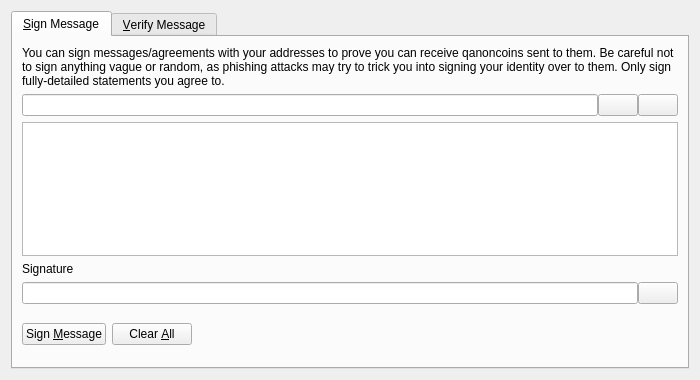
<?xml version="1.0" encoding="UTF-8"?>
<ui version="4.0">
 <class>SignVerifyMessageDialog</class>
 <widget class="QDialog" name="SignVerifyMessageDialog">
  <property name="geometry">
   <rect>
    <x>0</x>
    <y>0</y>
    <width>700</width>
    <height>380</height>
   </rect>
  </property>
  <property name="windowTitle">
   <string>Signatures - Sign / Verify a Message</string>
  </property>
  <property name="modal">
   <bool>true</bool>
  </property>
  <layout class="QVBoxLayout" name="verticalLayout">
   <item>
    <widget class="QTabWidget" name="tabWidget">
     <property name="currentIndex">
      <number>0</number>
     </property>
     <widget class="QWidget" name="tabSignMessage">
      <attribute name="title">
       <string>&amp;Sign Message</string>
      </attribute>
      <layout class="QVBoxLayout" name="verticalLayout_SM">
       <item>
        <widget class="QLabel" name="infoLabel_SM">
         <property name="text">
          <string>You can sign messages/agreements with your addresses to prove you can receive qanoncoins sent to them. Be careful not to sign anything vague or random, as phishing attacks may try to trick you into signing your identity over to them. Only sign fully-detailed statements you agree to.</string>
         </property>
         <property name="textFormat">
          <enum>Qt::PlainText</enum>
         </property>
         <property name="wordWrap">
          <bool>true</bool>
         </property>
        </widget>
       </item>
       <item>
        <layout class="QHBoxLayout" name="horizontalLayout_1_SM">
         <property name="spacing">
          <number>0</number>
         </property>
         <item>
          <widget class="QValidatedLineEdit" name="addressIn_SM">
           <property name="toolTip">
            <string>The QAnoncoin address to sign the message with</string>
           </property>
          </widget>
         </item>
         <item>
          <widget class="QPushButton" name="addressBookButton_SM">
           <property name="toolTip">
            <string>Choose previously used address</string>
           </property>
           <property name="text">
            <string/>
           </property>
           <property name="icon">
            <iconset resource="../bitcoin.qrc">
             <normaloff>:/icons/address-book</normaloff>:/icons/address-book</iconset>
           </property>
           <property name="shortcut">
            <string>Alt+A</string>
           </property>
           <property name="autoDefault">
            <bool>false</bool>
           </property>
          </widget>
         </item>
         <item>
          <widget class="QPushButton" name="pasteButton_SM">
           <property name="toolTip">
            <string>Paste address from clipboard</string>
           </property>
           <property name="text">
            <string/>
           </property>
           <property name="icon">
            <iconset resource="../bitcoin.qrc">
             <normaloff>:/icons/editpaste</normaloff>:/icons/editpaste</iconset>
           </property>
           <property name="shortcut">
            <string>Alt+P</string>
           </property>
           <property name="autoDefault">
            <bool>false</bool>
           </property>
          </widget>
         </item>
        </layout>
       </item>
       <item>
        <widget class="QPlainTextEdit" name="messageIn_SM">
         <property name="toolTip">
          <string>Enter the message you want to sign here</string>
         </property>
        </widget>
       </item>
       <item>
        <widget class="QLabel" name="signatureLabel_SM">
         <property name="text">
          <string>Signature</string>
         </property>
         <property name="textFormat">
          <enum>Qt::PlainText</enum>
         </property>
        </widget>
       </item>
       <item>
        <layout class="QHBoxLayout" name="horizontalLayout_2_SM">
         <property name="spacing">
          <number>0</number>
         </property>
         <item>
          <widget class="QLineEdit" name="signatureOut_SM">
           <property name="font">
            <font>
             <italic>true</italic>
            </font>
           </property>
           <property name="readOnly">
            <bool>true</bool>
           </property>
          </widget>
         </item>
         <item>
          <widget class="QPushButton" name="copySignatureButton_SM">
           <property name="toolTip">
            <string>Copy the current signature to the system clipboard</string>
           </property>
           <property name="text">
            <string/>
           </property>
           <property name="icon">
            <iconset resource="../bitcoin.qrc">
             <normaloff>:/icons/editcopy</normaloff>:/icons/editcopy</iconset>
           </property>
           <property name="autoDefault">
            <bool>false</bool>
           </property>
          </widget>
         </item>
        </layout>
       </item>
       <item>
        <layout class="QHBoxLayout" name="horizontalLayout_3_SM">
         <item>
          <widget class="QPushButton" name="signMessageButton_SM">
           <property name="toolTip">
            <string>Sign the message to prove you own this QAnoncoin address</string>
           </property>
           <property name="text">
            <string>Sign &amp;Message</string>
           </property>
           <property name="icon">
            <iconset resource="../bitcoin.qrc">
             <normaloff>:/icons/edit</normaloff>:/icons/edit</iconset>
           </property>
           <property name="autoDefault">
            <bool>false</bool>
           </property>
          </widget>
         </item>
         <item>
          <widget class="QPushButton" name="clearButton_SM">
           <property name="toolTip">
            <string>Reset all sign message fields</string>
           </property>
           <property name="text">
            <string>Clear &amp;All</string>
           </property>
           <property name="icon">
            <iconset resource="../bitcoin.qrc">
             <normaloff>:/icons/remove</normaloff>:/icons/remove</iconset>
           </property>
           <property name="autoDefault">
            <bool>false</bool>
           </property>
          </widget>
         </item>
         <item>
          <spacer name="horizontalSpacer_1_SM">
           <property name="orientation">
            <enum>Qt::Horizontal</enum>
           </property>
           <property name="sizeHint" stdset="0">
            <size>
             <width>40</width>
             <height>48</height>
            </size>
           </property>
          </spacer>
         </item>
         <item>
          <widget class="QLabel" name="statusLabel_SM">
           <property name="font">
            <font>
             <weight>75</weight>
             <bold>true</bold>
            </font>
           </property>
           <property name="text">
            <string/>
           </property>
           <property name="wordWrap">
            <bool>true</bool>
           </property>
          </widget>
         </item>
         <item>
          <spacer name="horizontalSpacer_2_SM">
           <property name="orientation">
            <enum>Qt::Horizontal</enum>
           </property>
           <property name="sizeHint" stdset="0">
            <size>
             <width>40</width>
             <height>48</height>
            </size>
           </property>
          </spacer>
         </item>
        </layout>
       </item>
      </layout>
     </widget>
     <widget class="QWidget" name="tabVerifyMessage">
      <attribute name="title">
       <string>&amp;Verify Message</string>
      </attribute>
      <layout class="QVBoxLayout" name="verticalLayout_VM">
       <item>
        <widget class="QLabel" name="infoLabel_VM">
         <property name="text">
          <string>Enter the receiver's address, message (ensure you copy line breaks, spaces, tabs, etc. exactly) and signature below to verify the message. Be careful not to read more into the signature than what is in the signed message itself, to avoid being tricked by a man-in-the-middle attack. Note that this only proves the signing party receives with the address, it cannot prove sendership of any transaction!</string>
         </property>
         <property name="textFormat">
          <enum>Qt::PlainText</enum>
         </property>
         <property name="alignment">
          <set>Qt::AlignLeading|Qt::AlignLeft|Qt::AlignTop</set>
         </property>
         <property name="wordWrap">
          <bool>true</bool>
         </property>
        </widget>
       </item>
       <item>
        <layout class="QHBoxLayout" name="horizontalLayout_1_VM">
         <property name="spacing">
          <number>0</number>
         </property>
         <item>
          <widget class="QValidatedLineEdit" name="addressIn_VM">
           <property name="toolTip">
            <string>The QAnoncoin address the message was signed with</string>
           </property>
          </widget>
         </item>
         <item>
          <widget class="QPushButton" name="addressBookButton_VM">
           <property name="toolTip">
            <string>Choose previously used address</string>
           </property>
           <property name="text">
            <string/>
           </property>
           <property name="icon">
            <iconset resource="../bitcoin.qrc">
             <normaloff>:/icons/address-book</normaloff>:/icons/address-book</iconset>
           </property>
           <property name="shortcut">
            <string>Alt+A</string>
           </property>
           <property name="autoDefault">
            <bool>false</bool>
           </property>
          </widget>
         </item>
        </layout>
       </item>
       <item>
        <widget class="QPlainTextEdit" name="messageIn_VM"/>
       </item>
       <item>
        <widget class="QValidatedLineEdit" name="signatureIn_VM"/>
       </item>
       <item>
        <layout class="QHBoxLayout" name="horizontalLayout_2_VM">
         <item>
          <widget class="QPushButton" name="verifyMessageButton_VM">
           <property name="toolTip">
            <string>Verify the message to ensure it was signed with the specified QAnoncoin address</string>
           </property>
           <property name="text">
            <string>Verify &amp;Message</string>
           </property>
           <property name="icon">
            <iconset resource="../bitcoin.qrc">
             <normaloff>:/icons/transaction_0</normaloff>:/icons/transaction_0</iconset>
           </property>
           <property name="autoDefault">
            <bool>false</bool>
           </property>
          </widget>
         </item>
         <item>
          <widget class="QPushButton" name="clearButton_VM">
           <property name="toolTip">
            <string>Reset all verify message fields</string>
           </property>
           <property name="text">
            <string>Clear &amp;All</string>
           </property>
           <property name="icon">
            <iconset resource="../bitcoin.qrc">
             <normaloff>:/icons/remove</normaloff>:/icons/remove</iconset>
           </property>
           <property name="autoDefault">
            <bool>false</bool>
           </property>
          </widget>
         </item>
         <item>
          <spacer name="horizontalSpacer_1_VM">
           <property name="orientation">
            <enum>Qt::Horizontal</enum>
           </property>
           <property name="sizeHint" stdset="0">
            <size>
             <width>40</width>
             <height>48</height>
            </size>
           </property>
          </spacer>
         </item>
         <item>
          <widget class="QLabel" name="statusLabel_VM">
           <property name="font">
            <font>
             <weight>75</weight>
             <bold>true</bold>
            </font>
           </property>
           <property name="text">
            <string/>
           </property>
           <property name="wordWrap">
            <bool>true</bool>
           </property>
          </widget>
         </item>
         <item>
          <spacer name="horizontalSpacer_2_VM">
           <property name="orientation">
            <enum>Qt::Horizontal</enum>
           </property>
           <property name="sizeHint" stdset="0">
            <size>
             <width>40</width>
             <height>48</height>
            </size>
           </property>
          </spacer>
         </item>
        </layout>
       </item>
      </layout>
     </widget>
    </widget>
   </item>
  </layout>
 </widget>
 <customwidgets>
  <customwidget>
   <class>QValidatedLineEdit</class>
   <extends>QLineEdit</extends>
   <header>qvalidatedlineedit.h</header>
  </customwidget>
 </customwidgets>
 <resources>
  <include location="../bitcoin.qrc"/>
 </resources>
 <connections/>
</ui>
